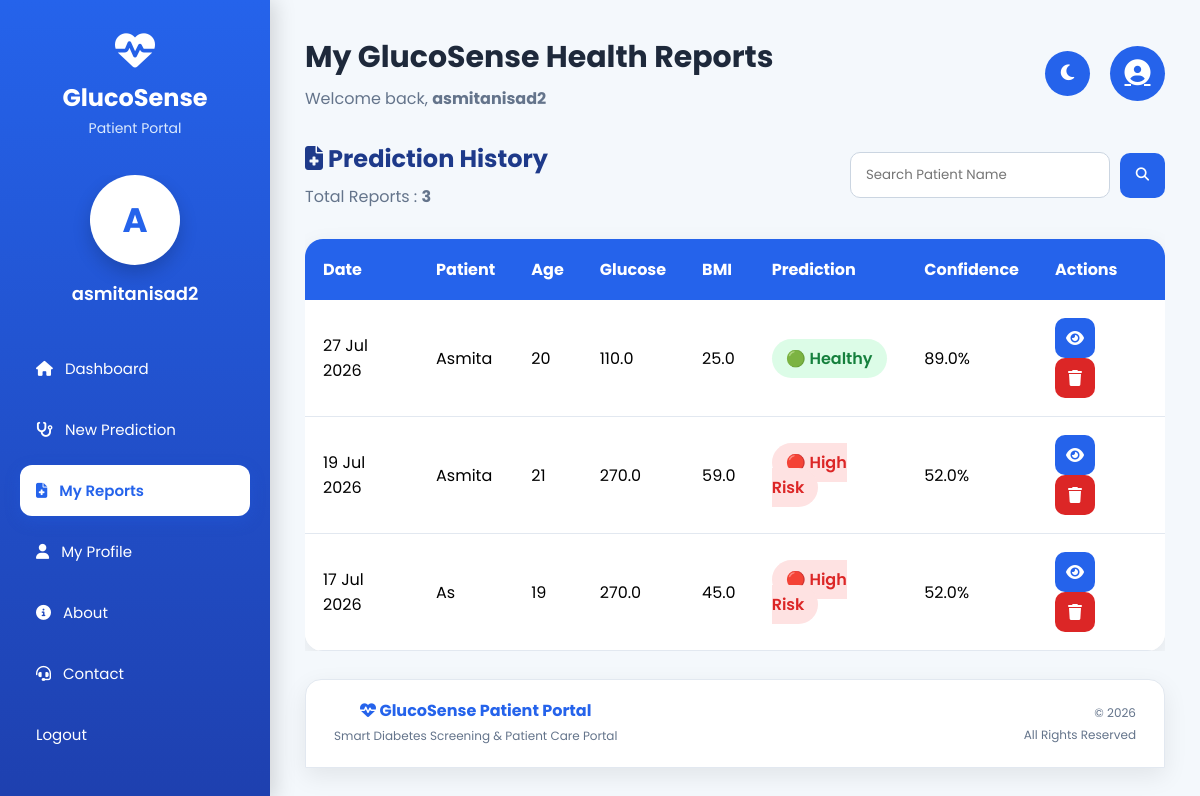
Page /history/ (signed in) on the committed database.
### diabetes_app/models.py (models this page shows, shortened)
class Patient(models.Model):
    user = models.ForeignKey(
        User,
        on_delete=models.CASCADE
    )
    name = models.CharField(max_length=100)
    age = models.IntegerField()
    pregnancies = models.IntegerField()
    glucose = models.FloatField()
    blood_pressure = models.FloatField()
    skin_thickness = models.FloatField()
    insulin = models.FloatField()
    bmi = models.FloatField()
    diabetes_pedigree = models.FloatField()
    prediction = models.CharField(max_length=30)
    confidence = models.FloatField(default=0)   # 👈 Add this line
    created_at = models.DateTimeField(auto_now_add=True)

### diabetes_app/views.py (the view)
# urls.py: path("history/", views.history, name="history"),
@login_required(login_url='login')
def history(request):
    search = request.GET.get("search", "")
    patients = Patient.objects.filter(
        user=request.user
    ).order_by("-created_at")
    if search:
        patients = patients.filter(
            name__icontains=search
        )
    context = {
        "patients": patients,
        "search": search,
        "total": patients.count(),
    }
    return render(request, "history.html", context)

### diabetes_app/templates/history.html (shortened to what this page needs)
{% extends "base.html" %}
{% load static %}
{% block css %}
<link rel="stylesheet" href="{% static 'css/history.css' %}">
{% endblock %}
{% block page_title %}
My GlucoSense Health Reports
{% endblock %}
{% block content %}
<div class="history-header">
    <div>
        <h2>
            <i class="fa-solid fa-file-medical"></i>
            Prediction History
        </h2>
        <p>
            Total Reports :
            <strong>{{ total }}</strong>
        </p>
    </div>
    <form method="GET" class="search-box">
        <input
            type="text"
            name="search"
            value="{{ search }}"
            placeholder="Search Patient Name">
        <button type="submit">
            <i class="fa-solid fa-magnifying-glass"></i>
        </button>
    </form>
</div>
<div class="history-table">
<table>
<thead>
<tr>
    <th>Date</th>
    <th>Patient</th>
    <th>Age</th>
    <th>Glucose</th>
    <th>BMI</th>
    <th>Prediction</th>
    <th>Confidence</th>
    <th>Actions</th>
</tr>
</thead>
<tbody>
{% for patient in patients %}
<tr>
    <td>{{ patient.created_at|date:"d M Y" }}</td>
    <td>{{ patient.name }}</td>
    <td>{{ patient.age }}</td>
    <td>{{ patient.glucose }}</td>
    <td>{{ patient.bmi }}</td>
    <td>
        {% if patient.prediction == "Diabetic" %}
        <span class="danger">
            🔴 High Risk
        </span>
        {% else %}
        <span class="healthy">
            🟢 Healthy
        </span>
        {% endif %}
    </td>
    <td>
        {{ patient.confidence }}%
    </td>
    <td>
        <a href="{% url 'result' patient.id %}" class="view-btn">
            <i class="fa-solid fa-eye"></i>
        </a>
        <a href="{% url 'delete_report' patient.id %}"
           onclick="return confirm('Delete this report?')"
           class="delete-btn">
            <i class="fa-solid fa-trash"></i>
        </a>
    </td>
</tr>
{% endfor %}
</tbody>
</table>
</div>
{% endblock %}

### diabetes_app/templates/base.html (shortened to what this page needs)
{% load static %}
<!DOCTYPE html>
<html lang="en">
<head>
    <link rel="stylesheet" href="{% static 'css/base.css' %}">
    <link rel="stylesheet" href="{% static 'css/dark-mode.css' %}">
    <link rel="stylesheet"
    href="https://cdnjs.cloudflare.com/ajax/libs/font-awesome/6.7.2/css/all.min.css">
    {% block css %}
    {% endblock %}
</head>
<body>
<div class="container">
    <aside class="sidebar">
        <div class="logo">
            <i class="fa-solid fa-heart-pulse"></i>
            <h2>GlucoSense</h2>
            <span>Patient Portal</span>
        </div>
        <div class="user-box">
            <div class="avatar">
                {{ request.user.username|first|upper }}
            </div>
            <h3 class="patient-name">
    {% if request.user.first_name %}
        {{ request.user.first_name }} {{ request.user.last_name }}
    {% else %}
        {{ request.user.username|cut:"@gmail.com" }}
    {% endif %}
</h3>
        </div>
        <ul class="menu">
            <li>
    <a href="{% url 'dashboard' %}"
       class="{% if request.resolver_match.url_name == 'dashboard' %}active{% endif %}">
        <i class="fa-solid fa-house"></i>
        Dashboard
    </a>
</li>
<li>
    <a href="{% url 'predict' %}"
       class="{% if request.resolver_match.url_name == 'predict' %}active{% endif %}">
        <i class="fa-solid fa-stethoscope"></i>
        New Prediction
    </a>
</li>
<li>
    <a href="{% url 'history' %}"
       class="{% if request.resolver_match.url_name == 'history' %}active{% endif %}">
        <i class="fa-solid fa-file-medical"></i>
        My Reports
    </a>
</li>
<li>
    <a href="{% url 'profile' %}"
       class="{% if request.resolver_match.url_name == 'profile' %}active{% endif %}">
        <i class="fa-solid fa-user"></i>
        My Profile
    </a>
</li>
<li>
    <a href="{% url 'about' %}"
       class="{% if request.resolver_match.url_name == 'about' %}active{% endif %}">
        <i class="fa-solid fa-circle-info"></i>
        About
    </a>
</li>
<li>
    <a href="{% url 'contact' %}"
       class="{% if request.resolver_match.url_name == 'contact' %}active{% endif %}">
        <i class="fa-solid fa-headset"></i>
        Contact
    </a>
</li>
<li>
    <a href="#" onclick="confirmLogout()" class="logout-btn">
    Logout
</a>
</li>
        </ul>
    </aside>
    <main class="content">
        <header class="topbar">
            <div>
                <h1>
                    {% block page_title %}{% endblock %}
                </h1>
                <p>
                    Welcome back,
                    <strong>{{ request.user.username|cut:"@gmail.com" }}</strong>
                </p>
            </div>
            <div class="top-actions">
    <button id="theme-toggle" class="theme-toggle">
        <i class="fa-solid fa-moon"></i>
    </button>
    <a href="{% url 'profile' %}" class="top-profile">
    <i class="fa-solid fa-user-circle"></i>
</a>
</div>
        </header>
        <section class="page-content">
            {% block content %}
            {% endblock %}
        </section>
        <footer class="footer">
    <div class="footer-content">
        <div class="footer-left">
            <h3>
                <i class="fa-solid fa-heart-pulse"></i>
                GlucoSense Patient Portal
            </h3>
            <p>
                Smart Diabetes Screening & Patient Care Portal
            </p>
        </div>
        <div class="footer-right">
            <p>© 2026</p>
            <p>All Rights Reserved</p>
        </div>
    </div>
</footer>
    </main>
</div>
</body>
</html>

### diabetes_app/static/css/base.css (style rules this page uses)
* { margin:0; padding:0; box-sizing:border-box; font-family:'Poppins',sans-serif; }
body { background:#F4F8FC; }
.container { display:flex; min-height:100vh; }
.sidebar { width:270px; background:linear-gradient(180deg,#2563EB,#1E40AF); color:white; display:flex; flex-direction:column; padding:30px 20px; position:fixed; left:0; top:0; bottom:0; box-shadow:5px 0 20px rgba(0,0,0,.15); }
.logo { text-align:center; margin-bottom:35px; }
.logo i { font-size:40px; margin-bottom:10px; }
.logo h2 { font-size:24px; font-weight:700; }
.logo span { font-size:14px; color:#DBEAFE; }
.user-box { text-align:center; margin-bottom:35px; width:100%; overflow:hidden; }
.avatar { width:90px; height:90px; border-radius:50%; background:white; color:#2563EB; margin:auto; display:flex; align-items:center; justify-content:center; font-size:34px; font-weight:700; margin-bottom:15px; box-shadow:0 8px 18px rgba(0,0,0,.18); }
.user-box h3 { font-size:18px; font-weight:600; color:white; margin-top:10px; margin-bottom:5px; word-break:break-word; }
.menu { list-style:none; }
.menu li { margin-bottom:10px; }
.menu a { display:flex; align-items:center; gap:12px; color:white; text-decoration:none; padding:14px 16px; border-radius:12px; transition:.3s; font-size:15px; }
.content { margin-left:270px; flex:1; padding:35px; }
.topbar { display:flex; justify-content:space-between; align-items:center; margin-bottom:30px; }
.topbar h1 { color:#1E293B; font-size:30px; }
.topbar p { color:#64748B; margin-top:6px; }
.top-profile { width:55px; height:55px; border-radius:50%; background:#2563EB; display:flex; justify-content:center; align-items:center; color:white; font-size:26px; }
table { width:100%; border-collapse:collapse; background:white; border-radius:15px; overflow:hidden; }
thead { background:#2563EB; color:white; }
th,td { padding:15px; text-align:left; }
tbody tr { border-bottom:1px solid #E5E7EB; }
footer { text-align:center; color:#64748B; margin-top:40px; padding-top:20px; }
.top-actions { display:flex; align-items:center; gap:20px; }
.theme-toggle { width:45px; height:45px; border:none; border-radius:50%; background:#2563EB; color:white; font-size:18px; cursor:pointer; transition:.3s; display:flex; justify-content:center; align-items:center; }
.footer { margin-top:40px; background:#FFFFFF; color:#1E293B; border:1px solid #E2E8F0; border-radius:18px; padding:25px 35px; box-shadow:0 8px 25px rgba(0,0,0,.08); }
.footer-content { display:flex; justify-content:space-between; align-items:center; flex-wrap:wrap; gap:25px; }
.footer-left h3 { color:#2563EB; }
.footer-left p, .footer-center p, .footer-right p { color:#64748B; margin:4px 0; }
.footer-right { text-align:right; }
.menu a.active { background:white; color:#2563EB; font-weight:600; box-shadow:0 5px 15px rgba(37,99,235,.25); }
.menu a.active i { color:#2563EB; }
.page-content { width:100%; overflow-x:hidden; }
.footer { margin-top:28px!important;padding:18px 28px!important;border-radius:16px 16px 0 0!important }
.footer-content { min-height:44px!important }
.footer-left h3 { font-size:16px!important;margin:0 0 4px!important }
.footer-left p,.footer-right p { font-size:12px!important }

### diabetes_app/static/css/dark-mode.css (style rules this page uses)
body, .sidebar, .content, .card, .summary-card, .profile-card, .report-card, .chart-card, .btn, input, textarea, select { transition:all .3s ease; }

### rows in the picture
Patient: created_at "27 Jul 2026", name "Asmita", age "20", glucose "110.0", bmi "25.0", prediction "🟢 Healthy", confidence "89.0"
Patient: created_at "19 Jul 2026", name "Asmita", age "21", glucose "270.0", bmi "59.0", prediction "🔴 High Risk", confidence "52.0"
Patient: created_at "17 Jul 2026", name "As", age "19", glucose "270.0", bmi "45.0", prediction "🔴 High Risk", confidence "52.0"

### other values in the picture
{{ request.user.username|first|upper }} "A"
{{ request.user.username|cut:"@gmail.com" }} "asmitanisad2"
{{ total }} "3"
